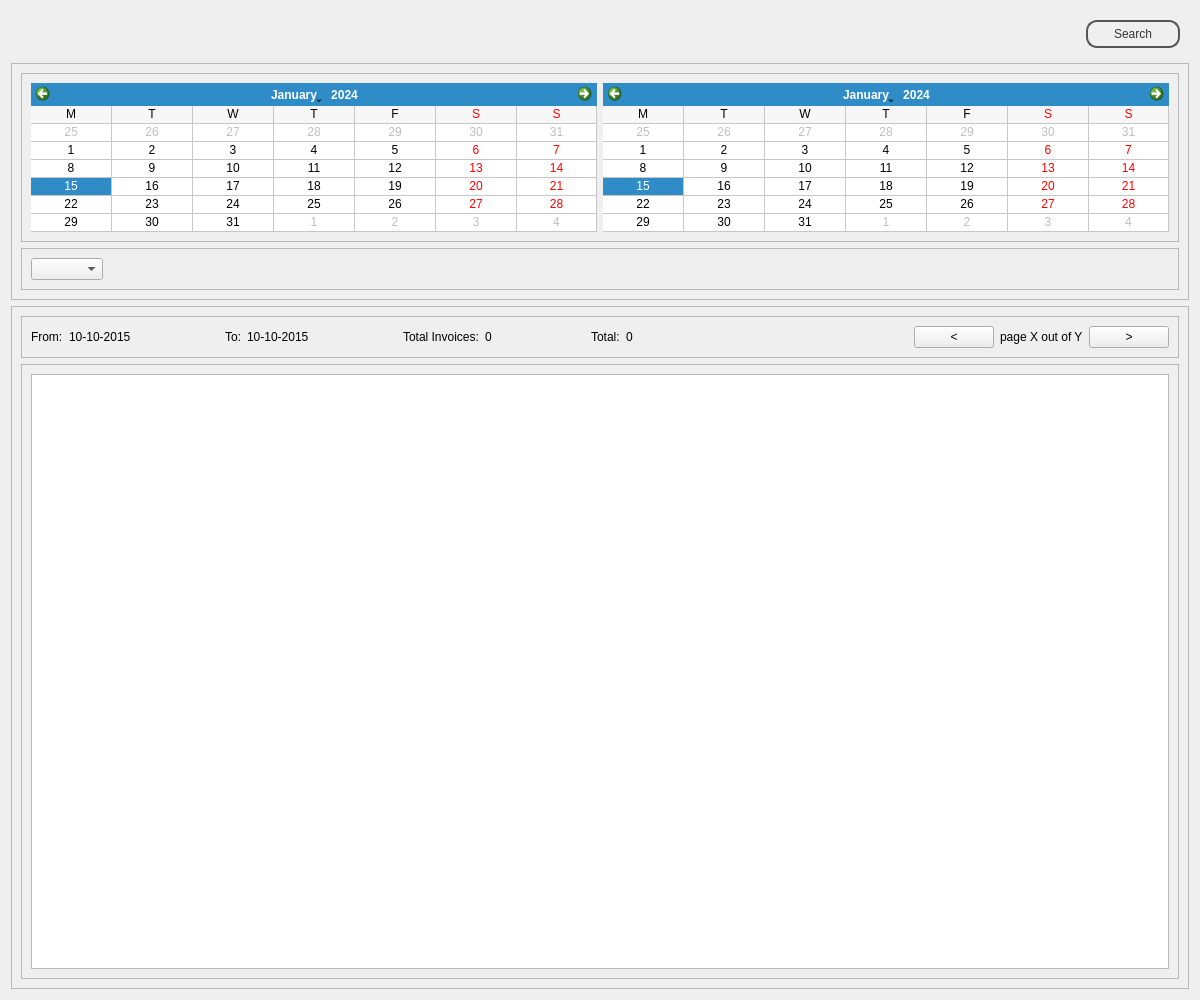
<?xml version="1.0" encoding="UTF-8"?>
<ui version="4.0">
 <class>ProviderInvoiceListView</class>
 <widget class="QWidget" name="ProviderInvoiceListView">
  <property name="geometry">
   <rect>
    <x>0</x>
    <y>0</y>
    <width>1200</width>
    <height>1000</height>
   </rect>
  </property>
  <property name="windowTitle">
   <string>Form</string>
  </property>
  <property name="styleSheet">
   <string notr="true">#topFrame {
border: none;
background: qlineargradient(x1: 0, y1: 0, x2: 0, y2: 1,
stop: 0 #a6a6a6, stop: 0.08 #7f7f7f,
stop: 0.39999 #717171, stop: 0.4 #626262,
stop: 0.9 #4c4c4c, stop: 1 #333333);
}

#bottomFrame {
border: none;
background: white;
}

#topFrame QPushButton {
color: #333;
border: 2px solid #555;
border-radius: 11px;
padding: 5px;
background: qradialgradient(cx: 0.3, cy: -0.4,
fx: 0.3, fy: -0.4,
radius: 1.35, stop: 0 #fff, stop: 1 #888);
min-width: 80px;
}

#topFrame QPushButton:hover {
background: qradialgradient(cx: 0.3, cy: -0.4,
fx: 0.3, fy: -0.4,
radius: 1.35, stop: 0 #fff, stop: 1 #bbb);
}

#topFrame QPushButton:pressed {
background: qradialgradient(cx: 0.4, cy: -0.1,
fx: 0.4, fy: -0.1,
radius: 1.35, stop: 0 #fff, stop: 1 #ddd);
}
</string>
  </property>
  <layout class="QVBoxLayout" name="verticalLayout">
   <item>
    <widget class="QFrame" name="topFrame">
     <property name="sizePolicy">
      <sizepolicy hsizetype="Preferred" vsizetype="Fixed">
       <horstretch>0</horstretch>
       <verstretch>0</verstretch>
      </sizepolicy>
     </property>
     <property name="frameShape">
      <enum>QFrame::StyledPanel</enum>
     </property>
     <property name="frameShadow">
      <enum>QFrame::Raised</enum>
     </property>
     <layout class="QHBoxLayout" name="horizontalLayout_4">
      <item>
       <spacer name="horizontalSpacer_5">
        <property name="orientation">
         <enum>Qt::Horizontal</enum>
        </property>
        <property name="sizeHint" stdset="0">
         <size>
          <width>200</width>
          <height>20</height>
         </size>
        </property>
       </spacer>
      </item>
      <item>
       <widget class="QPushButton" name="searchPushButton">
        <property name="text">
         <string>Search</string>
        </property>
       </widget>
      </item>
     </layout>
    </widget>
   </item>
   <item>
    <widget class="QFrame" name="searchFrame">
     <property name="sizePolicy">
      <sizepolicy hsizetype="Preferred" vsizetype="Fixed">
       <horstretch>0</horstretch>
       <verstretch>0</verstretch>
      </sizepolicy>
     </property>
     <property name="frameShape">
      <enum>QFrame::StyledPanel</enum>
     </property>
     <property name="frameShadow">
      <enum>QFrame::Raised</enum>
     </property>
     <layout class="QVBoxLayout" name="verticalLayout_2">
      <item>
       <widget class="QFrame" name="dateFrame">
        <property name="frameShape">
         <enum>QFrame::StyledPanel</enum>
        </property>
        <property name="frameShadow">
         <enum>QFrame::Raised</enum>
        </property>
        <layout class="QHBoxLayout" name="horizontalLayout">
         <item>
          <widget class="QCalendarWidget" name="fromCalendarWidget">
           <property name="gridVisible">
            <bool>true</bool>
           </property>
           <property name="horizontalHeaderFormat">
            <enum>QCalendarWidget::SingleLetterDayNames</enum>
           </property>
           <property name="verticalHeaderFormat">
            <enum>QCalendarWidget::NoVerticalHeader</enum>
           </property>
          </widget>
         </item>
         <item>
          <widget class="QCalendarWidget" name="toCalendarWidget">
           <property name="gridVisible">
            <bool>true</bool>
           </property>
           <property name="horizontalHeaderFormat">
            <enum>QCalendarWidget::SingleLetterDayNames</enum>
           </property>
           <property name="verticalHeaderFormat">
            <enum>QCalendarWidget::NoVerticalHeader</enum>
           </property>
          </widget>
         </item>
        </layout>
       </widget>
      </item>
      <item>
       <widget class="QFrame" name="memberFrame">
        <property name="frameShape">
         <enum>QFrame::StyledPanel</enum>
        </property>
        <property name="frameShadow">
         <enum>QFrame::Raised</enum>
        </property>
        <layout class="QHBoxLayout" name="horizontalLayout_2">
         <item>
          <widget class="QComboBox" name="providerComboBox"/>
         </item>
         <item>
          <spacer name="horizontalSpacer">
           <property name="orientation">
            <enum>Qt::Horizontal</enum>
           </property>
           <property name="sizeHint" stdset="0">
            <size>
             <width>862</width>
             <height>20</height>
            </size>
           </property>
          </spacer>
         </item>
        </layout>
       </widget>
      </item>
     </layout>
    </widget>
   </item>
   <item>
    <widget class="QFrame" name="resultsFrame">
     <property name="styleSheet">
      <string notr="true"/>
     </property>
     <property name="frameShape">
      <enum>QFrame::StyledPanel</enum>
     </property>
     <property name="frameShadow">
      <enum>QFrame::Raised</enum>
     </property>
     <layout class="QVBoxLayout" name="verticalLayout_3">
      <item>
       <widget class="QFrame" name="pagingFrame">
        <property name="frameShape">
         <enum>QFrame::StyledPanel</enum>
        </property>
        <property name="frameShadow">
         <enum>QFrame::Raised</enum>
        </property>
        <layout class="QHBoxLayout" name="horizontalLayout_3">
         <item>
          <widget class="QLabel" name="fromDateResultLabel">
           <property name="text">
            <string>From:</string>
           </property>
          </widget>
         </item>
         <item>
          <widget class="QLabel" name="fromDateResultValueLabel">
           <property name="minimumSize">
            <size>
             <width>150</width>
             <height>0</height>
            </size>
           </property>
           <property name="maximumSize">
            <size>
             <width>300</width>
             <height>16777215</height>
            </size>
           </property>
           <property name="text">
            <string>10-10-2015</string>
           </property>
          </widget>
         </item>
         <item>
          <widget class="QLabel" name="toDateResultLabel">
           <property name="text">
            <string>To:</string>
           </property>
          </widget>
         </item>
         <item>
          <widget class="QLabel" name="toDateResultValueLabel">
           <property name="minimumSize">
            <size>
             <width>150</width>
             <height>0</height>
            </size>
           </property>
           <property name="maximumSize">
            <size>
             <width>300</width>
             <height>16777215</height>
            </size>
           </property>
           <property name="text">
            <string>10-10-2015</string>
           </property>
          </widget>
         </item>
         <item>
          <widget class="QLabel" name="totalInvoicesLabel">
           <property name="text">
            <string>Total Invoices:</string>
           </property>
          </widget>
         </item>
         <item>
          <widget class="QLabel" name="totalInvoicesValueLabel">
           <property name="minimumSize">
            <size>
             <width>100</width>
             <height>0</height>
            </size>
           </property>
           <property name="maximumSize">
            <size>
             <width>100</width>
             <height>16777215</height>
            </size>
           </property>
           <property name="text">
            <string>0</string>
           </property>
          </widget>
         </item>
         <item>
          <widget class="QLabel" name="totalCostLabel">
           <property name="text">
            <string>Total:</string>
           </property>
          </widget>
         </item>
         <item>
          <widget class="QLabel" name="totalCostValueLabel">
           <property name="minimumSize">
            <size>
             <width>100</width>
             <height>0</height>
            </size>
           </property>
           <property name="maximumSize">
            <size>
             <width>100</width>
             <height>16777215</height>
            </size>
           </property>
           <property name="text">
            <string>0</string>
           </property>
          </widget>
         </item>
         <item>
          <spacer name="horizontalSpacer_3">
           <property name="orientation">
            <enum>Qt::Horizontal</enum>
           </property>
           <property name="sizeHint" stdset="0">
            <size>
             <width>376</width>
             <height>20</height>
            </size>
           </property>
          </spacer>
         </item>
         <item>
          <widget class="QPushButton" name="prevPagePushButton">
           <property name="text">
            <string>&lt;</string>
           </property>
          </widget>
         </item>
         <item>
          <widget class="QLabel" name="pageInfoLabel">
           <property name="text">
            <string>page X out of Y</string>
           </property>
          </widget>
         </item>
         <item>
          <widget class="QPushButton" name="nextPagePushButton">
           <property name="text">
            <string>&gt;</string>
           </property>
          </widget>
         </item>
        </layout>
       </widget>
      </item>
      <item>
       <widget class="QFrame" name="invoiceFrame">
        <property name="frameShape">
         <enum>QFrame::StyledPanel</enum>
        </property>
        <property name="frameShadow">
         <enum>QFrame::Raised</enum>
        </property>
        <layout class="QVBoxLayout" name="verticalLayout_4">
         <item>
          <widget class="QTableWidget" name="invoicesTableWidget">
           <property name="editTriggers">
            <set>QAbstractItemView::NoEditTriggers</set>
           </property>
           <property name="selectionMode">
            <enum>QAbstractItemView::NoSelection</enum>
           </property>
           <property name="selectionBehavior">
            <enum>QAbstractItemView::SelectRows</enum>
           </property>
           <attribute name="horizontalHeaderVisible">
            <bool>true</bool>
           </attribute>
           <attribute name="verticalHeaderVisible">
            <bool>false</bool>
           </attribute>
          </widget>
         </item>
        </layout>
       </widget>
      </item>
     </layout>
    </widget>
   </item>
  </layout>
 </widget>
 <resources/>
 <connections/>
</ui>
